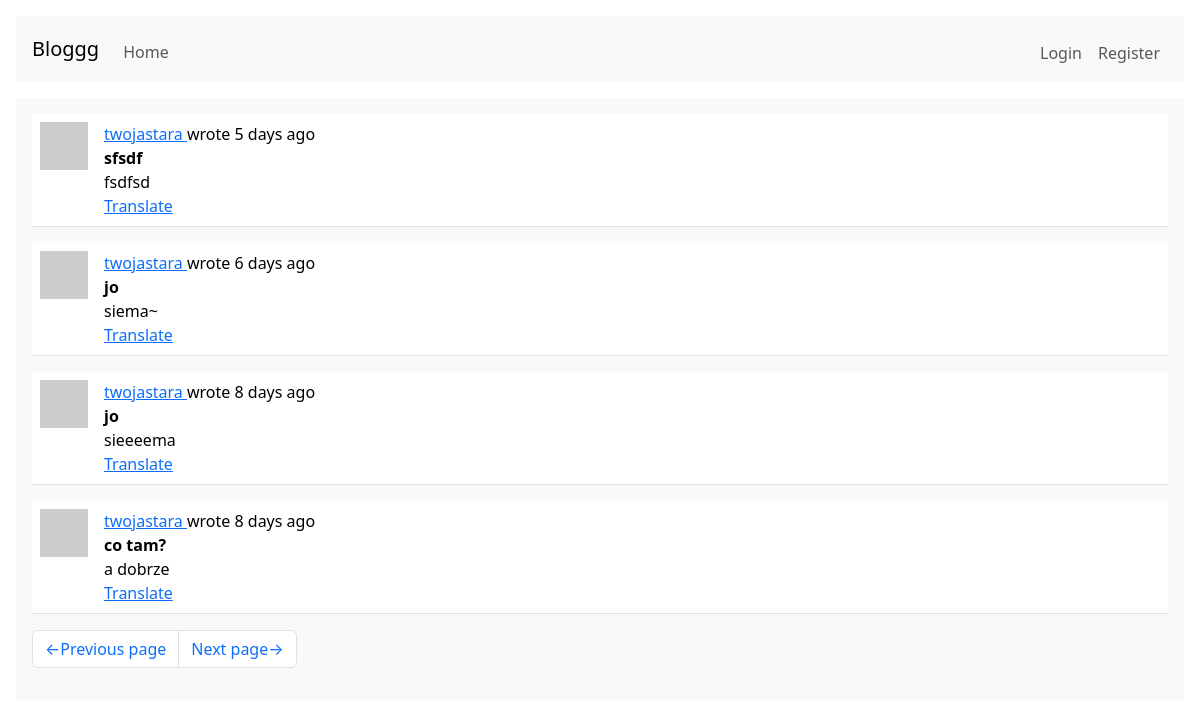
The app's page /index?page=2 with its own data.
### webapp/models.py (models this page shows, shortened)
class SearchableMixin(object):
    @classmethod
    def search(cls, expression, page, per_page):
        ids, total = query_index(cls.__tablename__, expression, page, per_page)
        if total == 0:
            return [], 0
        when_case = []
        for i in range(len(ids)):
            when_case.append((ids[i], i))
        query = sqa.select(cls).where(cls.id.in_(ids)).order_by(
            db.case(*when_case, value=cls.id)
        )
        return db.session.scalars(query), total

class Post(SearchableMixin, db.Model):
    __searchable__ = ['title', 'body']
    id:         sqo.Mapped[int] = sqo.mapped_column(primary_key=True)
    user_id:    sqo.Mapped[int] = sqo.mapped_column(sqa.ForeignKey(User.id), index=True)
    timestamp:  sqo.Mapped[datetime] = sqo.mapped_column(index=True, default=lambda: datetime.now(timezone.utc))
    title:      sqo.Mapped[str] = sqo.mapped_column(sqa.String(64), index=True)
    body:       sqo.Mapped[str] = sqo.mapped_column(sqa.String(4096))
    language:   sqo.Mapped[Optional[str]] = sqo.mapped_column(sqa.String(8))
    author:     sqo.Mapped[User] = sqo.relationship(back_populates='posts')

### webapp/main/routes.py (the view)
@bp.route('/', methods=['POST', 'GET'])
@bp.route('/index', methods=['POST', 'GET'])
def index_page():
    page = request.args.get('page', 1, type=int)
    query = None
    post_form = None
    if current_user.is_authenticated:
        post_form = PostForm()
        if post_form.validate_on_submit():
            try:
                language = detect(post_form.text.data)
            except LangDetectException:
                language = ''
            new_post = Post(title=post_form.title.data, body=post_form.text.data,
                            author=current_user, language=language)
            db.session.add(new_post)
            db.session.commit()
            flash(_('Uploaded your post.'))
            return redirect(url_for('main.index_page'))
        query = current_user.get_my_and_followers_posts_query()
    else:
        query = sqa.select(Post).order_by(Post.timestamp.desc())
    posts = db.paginate(query, page=page, per_page=current_app.config['POSTS_PER_PAGE'], error_out=False)
    next_url = url_for('main.index_page', page=posts.next_num) if posts.has_next else None
    prev_url = url_for('main.index_page', page=posts.prev_num) if posts.has_prev else None
    return render_template('index_page.html', title='Home page',
                    posts=posts, post_form=post_form, next_url=next_url, prev_url=prev_url)

### webapp/__init__.py (called while the page is built)
def get_locale():
    return request.accept_languages.best_match(current_app.config['LANGUAGES'])

### webapp/main/routes.py (called while the page is built)
@bp.before_request
def before_request():
    g.locale = str(get_locale())
    if current_user.is_authenticated:
        current_user.last_seen = datetime.now(timezone.utc)
        db.session.commit()
        g.search_form = SearchForm()

### webapp/models.py (called while the page is built)
    def avatar(self, size):
        hash = md5((self.username+self.email+str(2384129234)).encode('utf-8')).hexdigest()
        return f'https://www.gravatar.com/avatar/{hash}?d=identicon&s={size}'

### webapp/templates/index_page.html (shortened to what this page needs)
{% extends "base.html" %}
{% block content %}
    {% for post in posts %}
        {% include "sub_post.html" %}
    {% endfor %}
    {% include "sub_pagination.html" %}
{% endblock %}

### webapp/templates/sub_post.html (shortened to what this page needs)
<table class="table table-hover">
    <tr>
        <td width="64px">
            <a href="{{ url_for('main.user_page', username=post.author.username) }}">
                <img src="{{ post.author.avatar(64) }}" class="img-fluid">
            </a>
        </td>
        <td>
            {{ _('%(username)s wrote %(when)s',
                username=user_link, when=moment(post.timestamp).fromNow()) }}
            <br>
            <b>{{ post.title }}</b>
            <br>
            <span id="post-{{ post.id }}">{{ post.body }}</span>
            {% if post.language and post.language != g.locale %}
                <br>
                <span id="translation-{{ post.id }}">
                    <a href="javascript:translate(
                        'post-{{ post.id }}',
                        'translation-{{ post.id }}',
                        '{{ post.language }}',
                        '{{ g.locale }}');">{{ _('Translate') }}</a>
                </span>
            {% endif %}
        </td>
    </tr>
</table>

### records on screen
Post: title "sfsdf", body "fsdfsd"
Post: title "jo", body "siema~"
Post: title "jo", body "sieeeema"
Post: title "co tam?", body "a dobrze"
